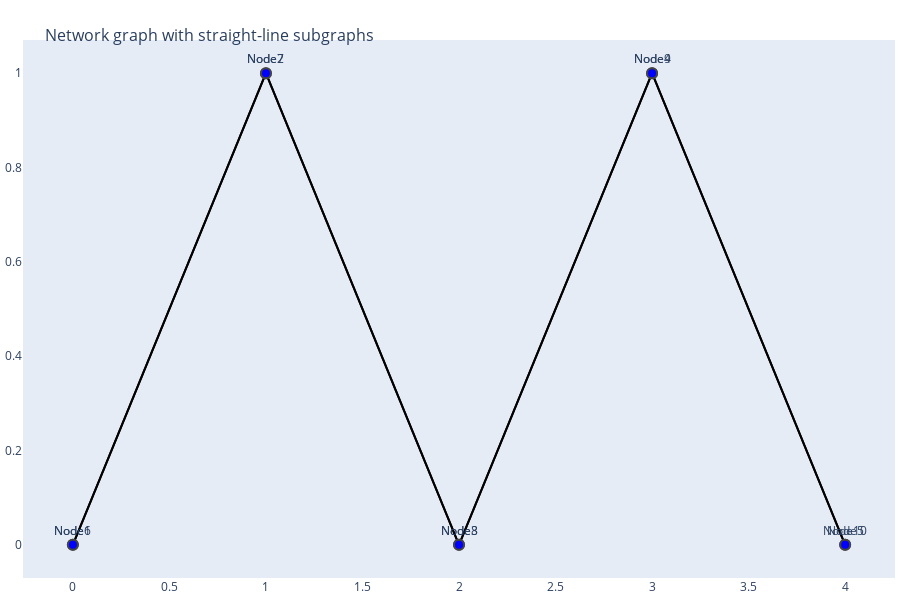

Notebook cell for this chart:
### Code cell
import plotly.graph_objects as go
import networkx as nx

# Sample data
paths = [
    'Node1|Node2|Node3|Node4|Node5',
    'Node6|Node7|Node8|Node9|Node10'
]

# Create the graph
G = nx.DiGraph()
for path in paths:
    nodes = path.split('|')
    for i in range(len(nodes) - 1):
        G.add_edge(nodes[i], nodes[i+1])

# Find connected components
components = list(nx.weakly_connected_components(G))

# Prepare to plot
edge_trace = []
node_trace_x = []
node_trace_y = []
node_text = []

# Plot each component
for index, component in enumerate(components):
    subgraph = G.subgraph(component)
    sorted_nodes = list(subgraph.nodes())

    # Position nodes along a line
    pos = {node: (i, 0 if i % 2 == 0 else 1) for i, node in enumerate(sorted_nodes)}

    # Edges
    for edge in subgraph.edges():
        x0, y0 = pos[edge[0]]
        x1, y1 = pos[edge[1]]
        edge_trace.append(go.Scatter(
            x=[x0, x1, None], y=[y0, y1, None],
            line=dict(width=2, color='black'),
            hoverinfo='none',
            mode='lines'))

    # Nodes
    for node, (x, y) in pos.items():
        node_trace_x.append(x)
        node_trace_y.append(y)
        node_text.append(node)

# Node trace
node_trace = go.Scatter(
    x=node_trace_x, y=node_trace_y,
    mode='markers+text',
    hoverinfo='text',
    text=node_text,
    textposition="top center",
    marker=dict(showscale=False, color='blue', size=10, line_width=2)
)

# Create figure
fig = go.Figure(data=edge_trace + [node_trace],
                layout=go.Layout(
                    title='<br>Network graph with straight-line subgraphs',
                    titlefont_size=16,
                    showlegend=False,
                    hovermode='closest',
                    margin=dict(b=20, l=5, r=5, t=40),
                    xaxis=dict(showgrid=False, zeroline=False, showticklabels=True),
                    yaxis=dict(showgrid=False, zeroline=False, showticklabels=True),
                    height=600
                    )
                )

fig.show()

### Figure 1 — Plotly figure (JSON) as saved in the notebook; plotly's stock layout.template omitted (floating-point values rounded to 4 significant figures)
{"data": [{"hoverinfo": "none", "line": {"color": "black", "width": 2}, "mode": "lines", "type": "scatter", "x": [0, 1, null], "y": [0, 1, null]}, {"hoverinfo": "none", "line": {"color": "black", "width": 2}, "mode": "lines", "type": "scatter", "x": [1, 2, null], "y": [1, 0, null]}, {"hoverinfo": "none", "line": {"color": "black", "width": 2}, "mode": "lines", "type": "scatter", "x": [2, 3, null], "y": [0, 1, null]}, {"hoverinfo": "none", "line": {"color": "black", "width": 2}, "mode": "lines", "type": "scatter", "x": [3, 4, null], "y": [1, 0, null]}, {"hoverinfo": "none", "line": {"color": "black", "width": 2}, "mode": "lines", "type": "scatter", "x": [0, 1, null], "y": [0, 1, null]}, {"hoverinfo": "none", "line": {"color": "black", "width": 2}, "mode": "lines", "type": "scatter", "x": [1, 2, null], "y": [1, 0, null]}, {"hoverinfo": "none", "line": {"color": "black", "width": 2}, "mode": "lines", "type": "scatter", "x": [2, 3, null], "y": [0, 1, null]}, {"hoverinfo": "none", "line": {"color": "black", "width": 2}, "mode": "lines", "type": "scatter", "x": [3, 4, null], "y": [1, 0, null]}, {"hoverinfo": "text", "marker": {"color": "blue", "line": {"width": 2}, "showscale": false, "size": 10}, "mode": "markers+text", "text": ["Node1", "Node2", "Node3", "Node4", "Node5", "Node6", "Node7", "Node8", "Node9", "Node10"], "textposition": "top center", "type": "scatter", "x": [0, 1, 2, 3, 4, 0, 1, 2, 3, 4], "y": [0, 1, 0, 1, 0, 0, 1, 0, 1, 0]}], "layout": {"height": 600, "hovermode": "closest", "margin": {"b": 20, "l": 5, "r": 5, "t": 40}, "showlegend": false, "title": {"font": {"size": 16}, "text": "<br>Network graph with straight-line subgraphs"}, "xaxis": {"showgrid": false, "showticklabels": true, "zeroline": false}, "yaxis": {"showgrid": false, "showticklabels": true, "zeroline": false}}}
